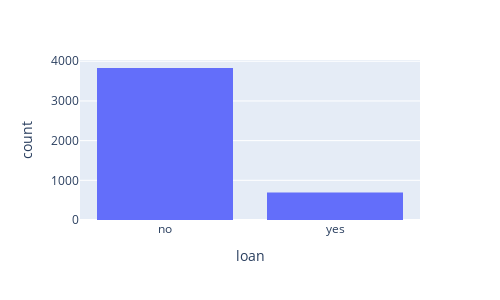
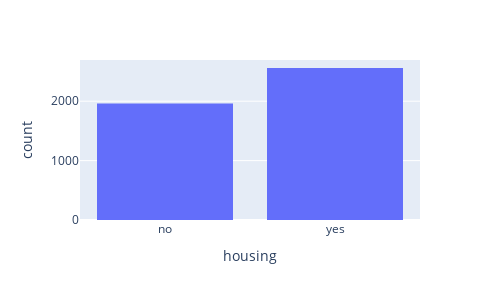

The notebook cell these images were saved under, in order:
### Markdown cell above
There are lot of people belonging to the management sector, also very few belonging to the retired sector. Yet, the retired sector has good balance

### Code cell
fig = px.histogram(data, x = "loan" , width = 500 , height = 300)
fig1 = px.histogram(data, x = "housing" , width = 500 , height = 300)
fig.show()
fig1.show()

### Figure 1 — Plotly figure (JSON) as saved in the notebook; plotly's stock layout.template omitted (floating-point values rounded to 4 significant figures; data arrays with more than 128 entries replaced by an {"elided": "..."} marker saying what was removed)
{"data": [{"alignmentgroup": "True", "bingroup": "x", "hovertemplate": "loan=%{x}<br>count=%{y}<extra></extra>", "legendgroup": "", "marker": {"color": "#636efa", "pattern": {"shape": ""}}, "name": "", "offsetgroup": "", "orientation": "v", "showlegend": false, "type": "histogram", "x": {"elided": "4521 str values"}, "xaxis": "x", "yaxis": "y"}], "layout": {"barmode": "relative", "height": 300, "legend": {"tracegroupgap": 0}, "margin": {"t": 60}, "width": 500, "xaxis": {"anchor": "y", "domain": [0, 1], "title": {"text": "loan"}}, "yaxis": {"anchor": "x", "domain": [0, 1], "title": {"text": "count"}}}}

### Figure 2 — Plotly figure (JSON) as saved in the notebook; plotly's stock layout.template omitted (floating-point values rounded to 4 significant figures; data arrays with more than 128 entries replaced by an {"elided": "..."} marker saying what was removed)
{"data": [{"alignmentgroup": "True", "bingroup": "x", "hovertemplate": "housing=%{x}<br>count=%{y}<extra></extra>", "legendgroup": "", "marker": {"color": "#636efa", "pattern": {"shape": ""}}, "name": "", "offsetgroup": "", "orientation": "v", "showlegend": false, "type": "histogram", "x": {"elided": "4521 str values"}, "xaxis": "x", "yaxis": "y"}], "layout": {"barmode": "relative", "height": 300, "legend": {"tracegroupgap": 0}, "margin": {"t": 60}, "width": 500, "xaxis": {"anchor": "y", "domain": [0, 1], "title": {"text": "housing"}}, "yaxis": {"anchor": "x", "domain": [0, 1], "title": {"text": "count"}}}}
